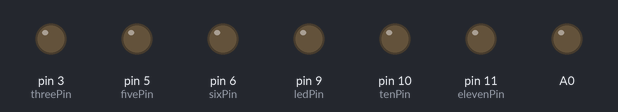
The sketch below on a simulated Arduino Uno, built with avr-gcc and run on an emulated ATmega328P. On the bench: output pins drawn as LEDs (lit = HIGH).

Above: at 0.05 s.
At 2.75 s:
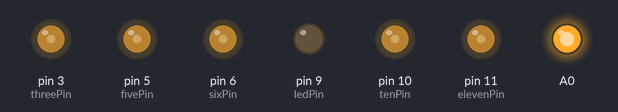
At 4.1 s:
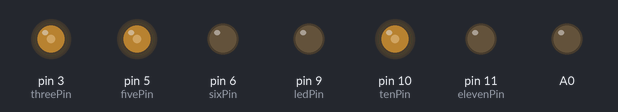
At 5.5 s:
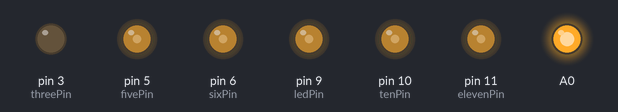
At 8.25 s:
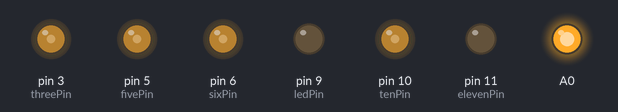
At 11.0 s:
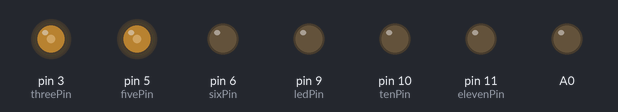
Timing chart, 0 to 14.3 s (numbered marks = the images above):
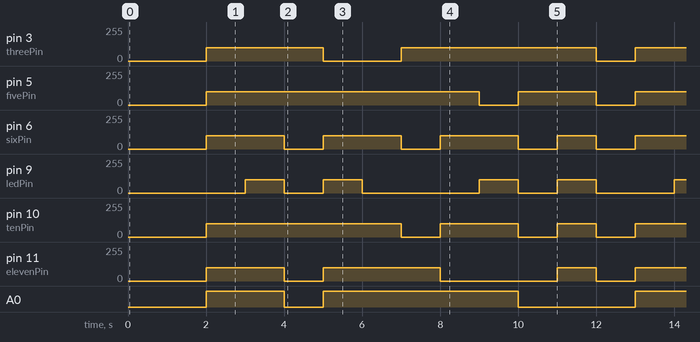

The sketch:

7seg.ino
```cpp
int ledPin = 9;      // LED connected to digital pin 9

int threePin = 3;
int fivePin = 5;
int sixPin = 6;
int ninePin = 9;
int tenPin = 10;
int elevenPin = 11;

void setup() {
  pinMode(ledPin, OUTPUT);  // sets the pin as output
  pinMode(threePin, OUTPUT);
  pinMode(fivePin, OUTPUT);
  pinMode(sixPin, OUTPUT);
  pinMode(ninePin, OUTPUT);
  pinMode(tenPin, OUTPUT);
  pinMode(elevenPin, OUTPUT);
  pinMode(A0, OUTPUT);
}

void loop() {

  // analogWrite values from go 0 to 255

  for(int i=10; i>-1; i--){
    delay(1000);
    if(i == 0){
      analogWrite(threePin, 100);
      analogWrite(fivePin, 100);
      analogWrite(sixPin, 100);
      analogWrite(ninePin, 100);
      analogWrite(tenPin, 100);
      analogWrite(elevenPin, 100);
      digitalWrite(A0, LOW);
    }else if(i == 1){
      analogWrite(threePin, 100);
      analogWrite(fivePin, 100);
      analogWrite(sixPin, 0);
      analogWrite(ninePin, 0);
      analogWrite(tenPin, 0);
      analogWrite(elevenPin, 0);
      digitalWrite(A0, LOW);
    }else if(i == 2){
      analogWrite(threePin, 100);
      analogWrite(fivePin, 0);
      analogWrite(sixPin, 100);
      analogWrite(ninePin, 100);
      analogWrite(tenPin, 100);
      analogWrite(elevenPin, 0);
      digitalWrite(A0, HIGH);
    }else if(i == 3){
      analogWrite(threePin, 100);
      analogWrite(fivePin, 100);
      analogWrite(sixPin, 100);
      analogWrite(ninePin, 0);
      analogWrite(tenPin, 100);
      analogWrite(elevenPin, 0);
      digitalWrite(A0, HIGH);
    }else if(i == 4){
      analogWrite(threePin, 100);
      analogWrite(fivePin, 100);
      analogWrite(sixPin, 0);
      analogWrite(ninePin, 0);
      analogWrite(tenPin, 0);
      analogWrite(elevenPin, 100);
      digitalWrite(A0, HIGH);
    }else if(i == 5){
      analogWrite(threePin, 0);
      analogWrite(fivePin, 100);
      analogWrite(sixPin, 100);
      analogWrite(ninePin, 0);
      analogWrite(tenPin, 100);
      analogWrite(elevenPin, 100);
      digitalWrite(A0, HIGH);
    }else if(i == 6){
      analogWrite(threePin, 0);
      analogWrite(fivePin, 100);
      analogWrite(sixPin, 100);
      analogWrite(ninePin, 100);
      analogWrite(tenPin, 100);
      analogWrite(elevenPin, 100);
      digitalWrite(A0, HIGH);
    }else if(i == 7){
      analogWrite(threePin, 100);
      analogWrite(fivePin, 100);
      analogWrite(sixPin, 0);
      analogWrite(ninePin, 0);
      analogWrite(tenPin, 100);
      analogWrite(elevenPin, 0);
      digitalWrite(A0, LOW);
    }else if(i == 8){
      analogWrite(threePin, 100);
      analogWrite(fivePin, 100);
      analogWrite(sixPin, 100);
      analogWrite(ninePin, 100);
      analogWrite(tenPin, 100);
      analogWrite(elevenPin, 100);
      digitalWrite(A0, HIGH);
    }else if(i == 9){
      analogWrite(threePin, 100);
      analogWrite(fivePin, 100);
      analogWrite(sixPin, 100);
      analogWrite(ninePin, 0);
      analogWrite(tenPin, 100);
      analogWrite(elevenPin, 100);
      digitalWrite(A0, HIGH);
    }else{
      analogWrite(threePin, 0);
      analogWrite(fivePin, 0);
      analogWrite(sixPin, 0);
      analogWrite(ninePin, 0);
      analogWrite(tenPin, 0);
      analogWrite(elevenPin, 0);
      digitalWrite(A0, LOW);
    }
  }
}
```

Measured:
- by itself, pin 3 (threePin): repeats every 11.0 s: 0/255 2.0 s, 100/255 5.0 s, 0/255 1.0 s, 100/255 3.0 s
- by itself, pin 5 (fivePin): repeats every 11.0 s: 0/255 1.0 s, 100/255 2.0 s, 0/255 1.0 s, 100/255 7.0 s
- by itself, pin 6 (sixPin): repeats every 11.0 s: 2 × (0/255 1.0 s, 100/255 2.0 s), 0/255 1.0 s, 100/255 1.0 s, 0/255 1.0 s, 100/255 2.0 s
- by itself, pin 10 (tenPin): repeats every 11.0 s: 0/255 1.0 s, 100/255 2.0 s, 0/255 1.0 s, 100/255 1.0 s, 0/255 1.0 s, 100/255 5.0 s
- by itself, pin 11 (elevenPin): repeats every 11.0 s: 0/255 1.0 s, 100/255 3.0 s, 0/255 3.0 s, 100/255 1.0 s, 0/255 1.0 s, 100/255 2.0 s
- by itself, A0: repeats every 11.0 s: LOW 1.0 s, HIGH 5.0 s, LOW 3.0 s, HIGH 2.0 s
- by itself, pin 9 (ledPin): repeats every 11.0 s: 0/255 1.0 s, 100/255 1.0 s, 0/255 3.0 s, 100/255 1.0 s, 0/255 1.0 s, 100/255 1.0 s, 0/255 2.0 s, 100/255 1.0 s
